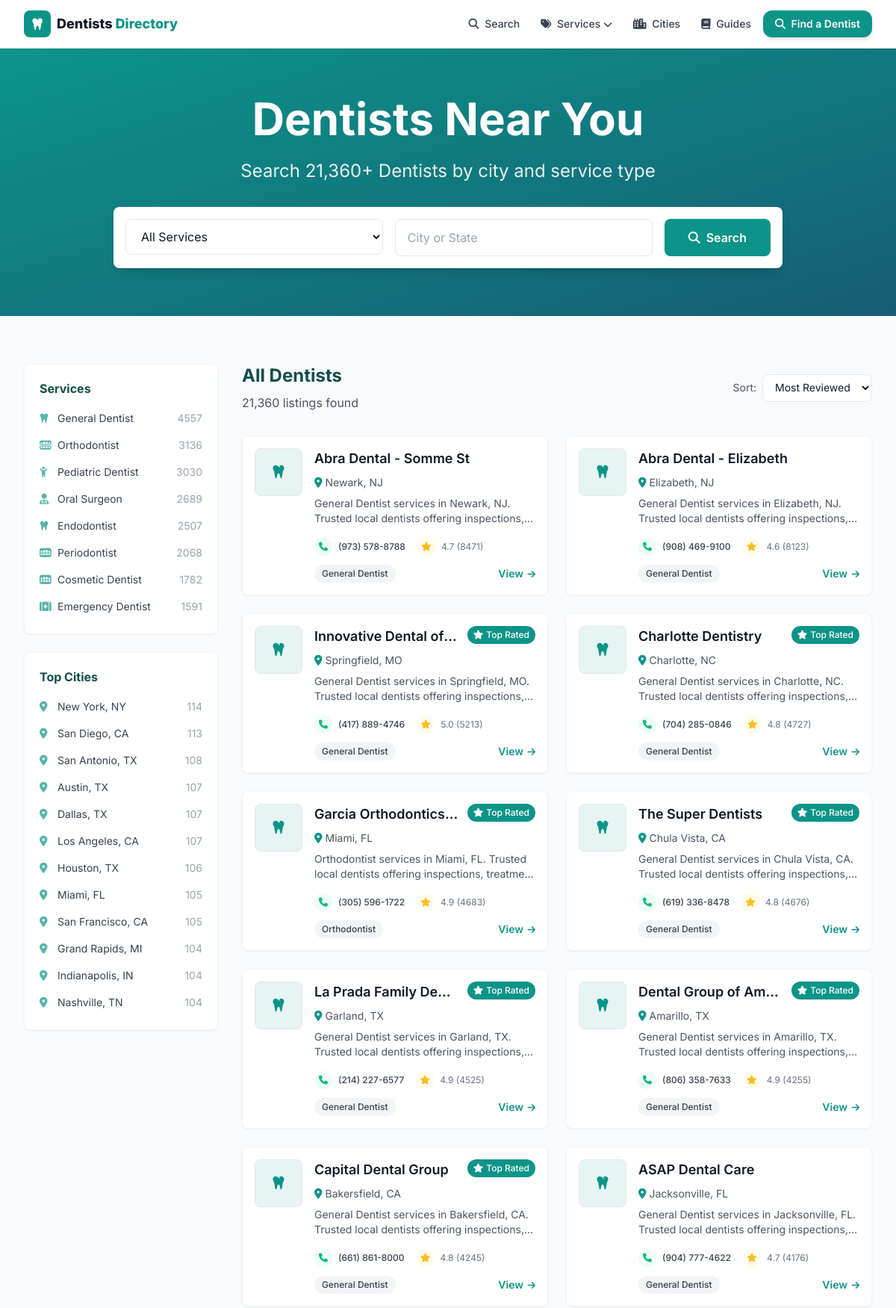
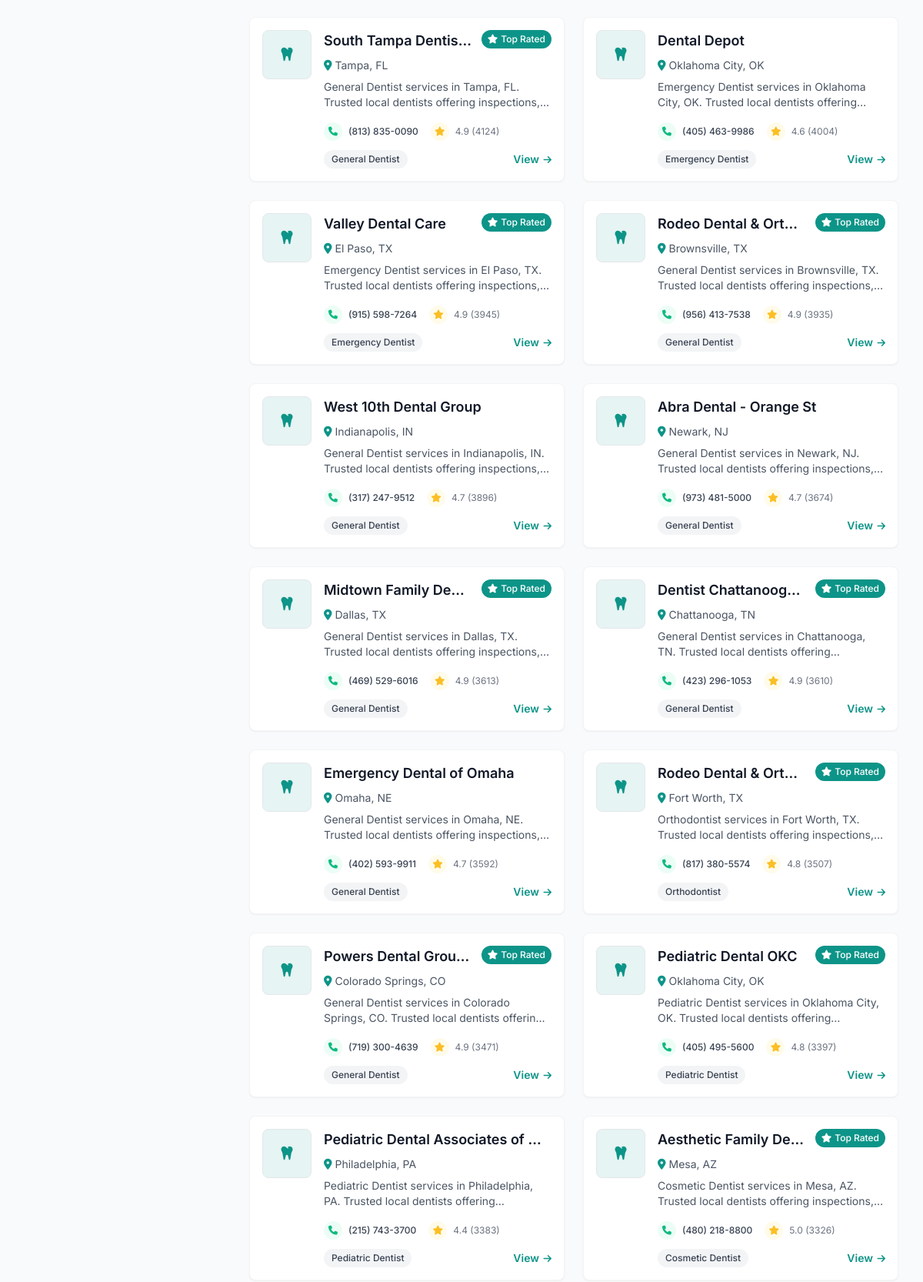
The page / (upper part) on the database its author committed (2 pictures, top to bottom).
### tables this page shows
CREATE TABLE listings (
    id          INTEGER PRIMARY KEY AUTOINCREMENT,
    name        TEXT NOT NULL,
    slug        TEXT UNIQUE NOT NULL,
    category    TEXT,
    city        TEXT,
    state       TEXT,
    address     TEXT,
    phone       TEXT,
    website     TEXT,
    lat         REAL,
    lng         REAL,
    rating      REAL,
    reviews     INTEGER,
    hours       TEXT,           -- JSON blob
    maps_url    TEXT,
    cid         TEXT,           -- google place CID, used for dedup
    scraped_at  TEXT DEFAULT (datetime('now'))
);

### web/app.py (the view)
@app.route("/")
def home():
    d = get_db()
    sort = request.args.get("sort", "reviews")
    order = {"reviews": "reviews DESC", "rating": "rating DESC, reviews DESC",
             "name": "name ASC"}.get(sort, "reviews DESC")
    listings = d.execute(
        f"SELECT * FROM listings ORDER BY {order} LIMIT 24").fetchall()
    cities = d.execute(
        "SELECT city, state, COUNT(*) n FROM listings "
        "GROUP BY city, state ORDER BY n DESC LIMIT 24").fetchall()
    cats = d.execute(
        "SELECT category, COUNT(*) n FROM listings "
        "WHERE category IS NOT NULL GROUP BY category ORDER BY n DESC").fetchall()
    total = dbmod.count(d)
    return render_template("index.html", listings=listings, cities=cities,
                           cats=cats, total=total, sort=sort)

### scraper/db.py (called while the page is built)
def slugify(value: str) -> str:
    value = unicodedata.normalize("NFKD", value).encode("ascii", "ignore").decode()
    value = re.sub(r"[^\w\s-]", "", value).strip().lower()
    return re.sub(r"[-\s]+", "-", value)

def count(conn) -> int:
    return conn.execute("SELECT COUNT(*) FROM listings").fetchone()[0]

### web/app.py (called while the page is built)
def get_db():
    if "db" not in g:
        uri = f"file:{dbmod.DB_PATH.as_posix()}?mode=ro&immutable=1"
        g.db = sqlite3.connect(uri, uri=True)
        g.db.row_factory = sqlite3.Row
    return g.db

def slugify(s):
    return dbmod.slugify(s or "")

@app.context_processor
def inject_globals():
    cats = [r["category"] for r in get_db().execute(
        "SELECT DISTINCT category FROM listings WHERE category IS NOT NULL "
        "ORDER BY category")]
    return {
        "SITE_NAME": app.config["SITE_NAME"],
        "ALL_CATEGORIES": cats,
        "CATEGORY_ICONS": CATEGORY_ICONS,
        "ADSENSE_CLIENT": app.config["ADSENSE_CLIENT"],
        "GA_ID": app.config["GA_ID"],
        "DOMAIN": app.config["DOMAIN"],
        "GSC_VERIFICATION": app.config["GSC_VERIFICATION"],
        "STATE_NAMES": STATE_NAMES,
        "cat_slug": slugify,
    }

### web/templates/index.html (shortened to what this page needs)
{% extends "base.html" %}
{% from "_macros.html" import card %}
{% block content %}
<section class="bg-gradient-to-br from-primary to-gradient text-white py-16">
  <div class="max-w-7xl mx-auto px-4 sm:px-6 lg:px-8 text-center">
    <h1 class="text-4xl md:text-6xl font-heading font-bold mb-6">Dentists Near You</h1>
    <p class="text-xl md:text-2xl mb-8 text-white/90 max-w-3xl mx-auto">Search {{ "{:,}".format(total) }}+ Dentists by city and service type</p>
    <div class="max-w-4xl mx-auto">
      <form method="GET" action="/search" class="flex flex-col md:flex-row gap-4 bg-white rounded-lg p-4 shadow-lg">
        <div class="flex-1 relative">
          <select name="category" class="w-full px-4 py-3 text-gray-900 rounded-lg border border-gray-200 focus:border-primary focus:ring-2 focus:ring-primary/20 outline-none bg-white">
            <option value="">All Services</option>
          </select>
        </div>
        <div class="flex-1 relative">
          <input name="city" placeholder="City or State" class="w-full px-4 py-3 text-gray-900 rounded-lg border border-gray-200 focus:border-primary focus:ring-2 focus:ring-primary/20 outline-none">
        </div>
        <button class="bg-primary hover:opacity-90 text-white font-semibold px-8 py-3 rounded-lg whitespace-nowrap"><i class="fas fa-search mr-2"></i>Search</button>
      </form>
    </div>
  </div>
</section>
<section class="py-16 bg-gray-50">
  <div class="max-w-7xl mx-auto px-4 sm:px-6 lg:px-8">
    <div class="grid grid-cols-1 lg:grid-cols-4 gap-8">
      <aside class="lg:col-span-1 space-y-6">
        <div class="bg-white rounded-lg shadow-sm border border-gray-100 p-5">
          <h3 class="font-heading font-bold text-secondary mb-3">Services</h3>
          <ul class="space-y-1">
            {% for c in cats %}
            <li><a href="/category/{{ cat_slug(c.category) }}" class="flex items-center justify-between text-sm text-gray-700 hover:text-primary py-1.5">
              <span><i class="fa-solid {{ CATEGORY_ICONS.get(c.category,'fa-bug') }} mr-2 text-primary/70 w-4"></i>{{ c.category }}</span>
              <span class="text-gray-400">{{ c.n }}</span></a></li>
            {% endfor %}
          </ul>
        </div>
        <div class="bg-white rounded-lg shadow-sm border border-gray-100 p-5">
          <h3 class="font-heading font-bold text-secondary mb-3">Top Cities</h3>
          <ul class="space-y-1">
            {% for c in cities[:12] %}
            <li><a href="/{{ c.state|lower }}/{{ cat_slug(c.city) }}" class="flex items-center justify-between text-sm text-gray-700 hover:text-primary py-1.5">
              <span><i class="fas fa-map-marker-alt mr-2 text-primary/70 w-4"></i>{{ c.city }}, {{ c.state }}</span>
              <span class="text-gray-400">{{ c.n }}</span></a></li>
            {% endfor %}
          </ul>
        </div>
      </aside>
      <div class="lg:col-span-3">
        <div class="listings-container">
          <div class="flex flex-col sm:flex-row justify-between items-start sm:items-center mb-8">
            <div>
              <h2 class="text-2xl font-heading font-bold text-secondary mb-2">All Dentists</h2>
              <p class="text-gray-600">{{ "{:,}".format(total) }} listings found</p>
            </div>
            <div class="mt-4 sm:mt-0">
              <form method="GET" class="flex items-center space-x-2">
                <label class="text-sm text-gray-600">Sort:</label>
                <select name="sort" onchange="this.form.submit()" class="px-3 py-2 border border-gray-200 rounded-lg text-sm focus:border-primary outline-none bg-white">
                  <option value="reviews" {% if sort=='reviews' %}selected{% endif %}>Most Reviewed</option>
                </select>
              </form>
            </div>
          </div>
          <div class="grid grid-cols-1 md:grid-cols-2 gap-6 mb-8">
            {% for l in listings %}{{ card(l) }}{% endfor %}
          </div>
        </div>
      </div>
    </div>
  </div>
</section>
{% endblock %}

### web/templates/_macros.html (shortened to what this page needs)
{% macro card(l) %}
<div class="bg-white rounded-lg shadow-sm hover:shadow-md transition-all duration-200 overflow-hidden border border-gray-100">
  <div class="p-4">
    <div class="flex items-start space-x-4">
      <div class="flex-shrink-0">
      </div>
      <div class="flex-1 min-w-0">
        <div class="flex items-start mb-2">
          <h3 class="text-lg font-heading font-semibold text-gray-900 flex-1 min-w-0 mr-3">
            <a href="/listing/{{ l.slug }}" class="hover:text-primary block truncate">{{ l.name }}</a>
          </h3>
          {% if l.rating and l.rating >= 4.8 %}
          <span class="bg-primary text-white px-2 py-1 rounded-full text-xs font-medium flex-shrink-0">
            <i class="fas fa-star mr-1"></i><span class="hidden sm:inline">Top Rated</span></span>
          {% endif %}
        </div>
        <p class="text-sm text-gray-600 flex items-center mb-2">
          <i class="fas fa-map-marker-alt mr-1 text-primary"></i>
          <a href="/{{ l.state|lower }}/{{ l.city|slugify }}" class="hover:text-primary hover:underline">{{ l.city }}, {{ l.state }}</a>
        </p>
        <p class="text-gray-600 text-sm mb-4 line-clamp-2">
          {{ l.category or 'Dentists' }} services in {{ l.city }}, {{ l.state }}. Trusted local dentists offering inspections, treatment and prevention. Call for service and fast response.
        </p>
        <div class="flex items-center justify-between text-xs mb-3">
          <div class="flex items-center space-x-4">
            {% if l.phone %}
            <a href="tel:{{ l.phone|trim }}" class="flex items-center group transition-all duration-200 hover:text-emerald-600">
              <div class="w-6 h-6 rounded-full bg-emerald-50 flex items-center justify-center mr-2 group-hover:bg-emerald-100">
                <i class="fas fa-phone text-xs text-emerald-500"></i></div>
              <span class="hidden sm:inline text-gray-700 group-hover:text-emerald-600 font-medium">{{ l.phone|trim }}</span>
            </a>
            {% endif %}
            {% if l.reviews %}
            <div class="flex items-center text-gray-500">
              <div class="w-6 h-6 rounded-full bg-amber-50 flex items-center justify-center mr-2"><i class="fas fa-star text-xs text-amber-400"></i></div>
              <span>{{ "%.1f"|format(l.rating) }} ({{ l.reviews }})</span>
            </div>
            {% endif %}
          </div>
        </div>
        <div class="flex items-center justify-between">
          {% if l.category %}<span class="bg-gray-100 text-gray-700 px-2.5 py-1 rounded-full text-xs font-medium">{{ l.category }}</span>{% else %}<span></span>{% endif %}
          <a href="/listing/{{ l.slug }}" class="text-primary font-semibold text-sm hover:underline">View <i class="fas fa-arrow-right text-xs ml-0.5"></i></a>
        </div>
      </div>
    </div>
  </div>
</div>
{% endmacro %}

### web/templates/base.html (style rules this page uses)
body { font-family:'Inter',sans-serif }

### rows shown on the page
listings: city "Dallas", state "TX", n "107", name "La Prada Family De…", shows "Top Rated", city "Garland", category "General Dentist", phone "(214) 227-6577", rating "4.9", reviews "4525", name "Dental Group of Am…", city "Amarillo", phone "(806) 358-7633", reviews "4255", name "Rodeo Dental & Orth…", city "Brownsville", phone "(956) 413-7538", reviews "3935", name "Midtown Family De…", phone "(469) 529-6016", reviews "3613"
listings: city "Indianapolis", state "IN", n "104", name "West 10th Dental Group", category "General Dentist", phone "(317) 247-9512", rating "4.7", reviews "3896"
listings: name "Charlotte Dentistry", shows "Top Rated", city "Charlotte", state "NC", category "General Dentist", phone "(704) 285-0846", rating "4.8", reviews "4727"
listings: name "ASAP Dental Care", city "Jacksonville", state "FL", category "General Dentist", phone "(904) 777-4622", rating "4.7", reviews "4176"
listings: name "Dental Depot", city "Oklahoma City", state "OK", category "Emergency Dentist", phone "(405) 463-9986", rating "4.6", reviews "4004"
listings: name "Valley Dental Care", shows "Top Rated", city "El Paso", state "TX", category "Emergency Dentist", phone "(915) 598-7264", rating "4.9", reviews "3945"
listings: name "Rodeo Dental & Orth…", shows "Top Rated", city "Fort Worth", state "TX", category "Orthodontist", phone "(817) 380-5574", rating "4.8", reviews "3507"
listings: name "Powers Dental Grou…", shows "Top Rated", city "Colorado Springs", state "CO", category "General Dentist", phone "(719) 300-4639", rating "4.9", reviews "3471"
listings: name "Pediatric Dental OKC", shows "Top Rated", city "Oklahoma City", state "OK", category "Pediatric Dentist", phone "(405) 495-5600", rating "4.8", reviews "3397"
listings: name "Pediatric Dental Associates of…", city "Philadelphia", state "PA", category "Pediatric Dentist", phone "(215) 743-3700", rating "4.4", reviews "3383"
listings: name "Aesthetic Family De…", shows "Top Rated", city "Mesa", state "AZ", category "Cosmetic Dentist", phone "(480) 218-8800", rating "5.0", reviews "3326"

### other values the page prints
{{ "{:,}".format(total) }} "21,360"
{{ c.category }} "General Dentist" "Orthodontist" "Pediatric Dentist" "Oral Surgeon" "Endodontist" "Periodontist" "Cosmetic Dentist" "Emergency Dentist"
{{ c.n }} "4557" "3136" "3030" "2689" "2507" "2068" "1782" "1591"
{{ c.city }} "New York" "San Diego" "San Antonio" "Austin" "Los Angeles" "Houston" "Miami" "San Francisco" "Grand Rapids" "Nashville"
{{ c.state }} "NY" "CA" "TX" "TX" "CA" "TX" "FL" "CA" "MI" "TN"
{{ c.n }} "114" "113" "108" "107" "107" "106" "105" "105" "104" "104"
{{ l.name }} "Abra Dental - Somme St" "Abra Dental - Elizabeth" "Innovative Dental of…" "Garcia Orthodontics…" "The Super Dentists" "Capital Dental Group" "South Tampa Dentis…" "Abra Dental - Orange St" "Dentist Chattanoog…" "Emergency Dental of Omaha"
{{ l.city }} "Newark" "Elizabeth" "Springfield" "Miami" "Chula Vista" "Bakersfield" "Tampa" "Newark" "Chattanooga" "Omaha"
{{ l.state }} "NJ" "NJ" "MO" "FL" "CA" "CA" "FL" "NJ" "TN" "NE"
{{ l.category or 'Dentists' }} "General Dentist" "General Dentist" "General Dentist" "Orthodontist" "General Dentist" "General Dentist" "General Dentist" "General Dentist" "General Dentist" "General Dentist"
{{ l.phone|trim }} "(973) 578-8788" "(908) 469-9100" "(417) 889-4746" "(305) 596-1722" "(619) 336-8478" "(661) 861-8000" "(813) 835-0090" "(973) 481-5000" "(423) 296-1053" "(402) 593-9911"
{{ "%.1f"|format(l.rating) }} "4.7" "4.6" "5.0" "4.9" "4.8" "4.8" "4.9" "4.7" "4.9" "4.7"
{{ l.reviews }} "8471" "8123" "5213" "4683" "4676" "4245" "4124" "3674" "3610" "3592"
{{ l.category }} "General Dentist" "General Dentist" "General Dentist" "Orthodontist" "General Dentist" "General Dentist" "General Dentist" "General Dentist" "General Dentist" "General Dentist"
